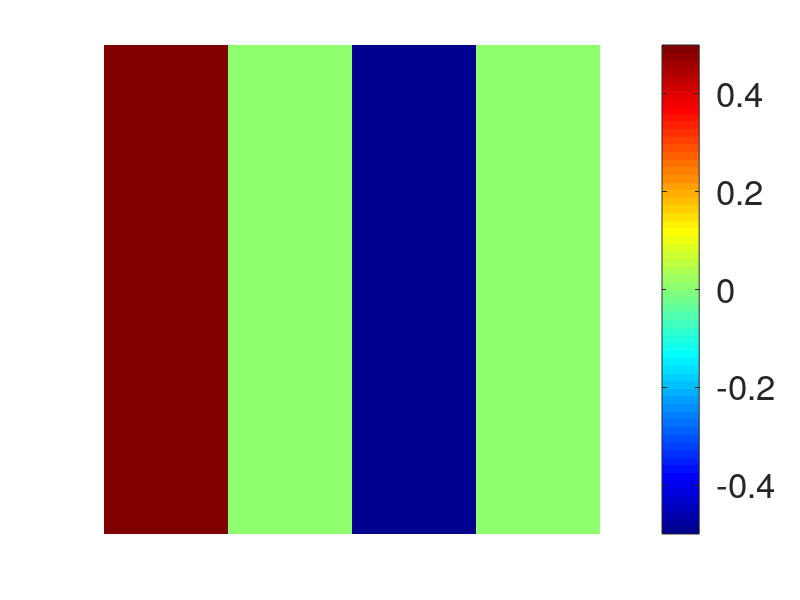

The MATLAB source for this figure: (Note: this script raises an error after producing the figure.)
figure('position',[100,100,500,200]);

imagesc([0.5,0,-0.5,0])
axis off
colormap jet
colorbar('Fontsize',25,'Ticks',[-0.5,0,0.5])
set(gcf,'color','w')